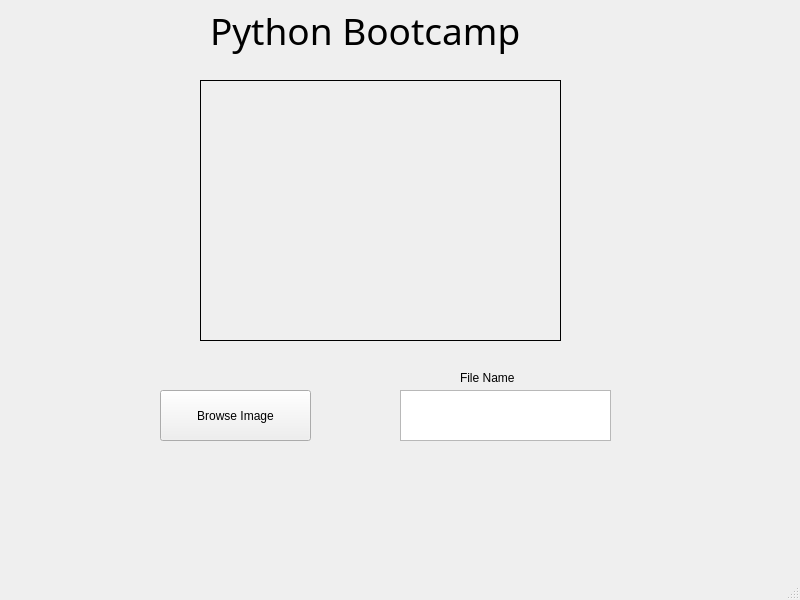
<?xml version="1.0" encoding="UTF-8"?>
<ui version="4.0">
 <class>MainWindow</class>
 <widget class="QMainWindow" name="MainWindow">
  <property name="geometry">
   <rect>
    <x>0</x>
    <y>0</y>
    <width>800</width>
    <height>600</height>
   </rect>
  </property>
  <property name="windowTitle">
   <string>MainWindow</string>
  </property>
  <widget class="QWidget" name="centralwidget">
   <widget class="QPushButton" name="BrowseImage">
    <property name="geometry">
     <rect>
      <x>160</x>
      <y>390</y>
      <width>151</width>
      <height>51</height>
     </rect>
    </property>
    <property name="text">
     <string>Browse Image</string>
    </property>
   </widget>
   <widget class="QLabel" name="imageLbl">
    <property name="geometry">
     <rect>
      <x>200</x>
      <y>80</y>
      <width>361</width>
      <height>261</height>
     </rect>
    </property>
    <property name="frameShape">
     <enum>QFrame::Box</enum>
    </property>
    <property name="text">
     <string/>
    </property>
   </widget>
   <widget class="QLabel" name="label_2">
    <property name="geometry">
     <rect>
      <x>210</x>
      <y>0</y>
      <width>361</width>
      <height>61</height>
     </rect>
    </property>
    <property name="font">
     <font>
      <family>Tempus Sans ITC</family>
      <pointsize>28</pointsize>
      <weight>50</weight>
      <italic>false</italic>
      <bold>false</bold>
     </font>
    </property>
    <property name="text">
     <string>Python Bootcamp</string>
    </property>
   </widget>
   <widget class="QLabel" name="label">
    <property name="geometry">
     <rect>
      <x>460</x>
      <y>370</y>
      <width>111</width>
      <height>16</height>
     </rect>
    </property>
    <property name="text">
     <string>File Name</string>
    </property>
   </widget>
   <widget class="QTextEdit" name="textEdit">
    <property name="geometry">
     <rect>
      <x>400</x>
      <y>390</y>
      <width>211</width>
      <height>51</height>
     </rect>
    </property>
    <property name="html">
     <string>&lt;!DOCTYPE HTML PUBLIC &quot;-//W3C//DTD HTML 4.0//EN&quot; &quot;http://www.w3.org/TR/REC-html40/strict.dtd&quot;&gt;
&lt;html&gt;&lt;head&gt;&lt;meta name=&quot;qrichtext&quot; content=&quot;1&quot; /&gt;&lt;style type=&quot;text/css&quot;&gt;
p, li { white-space: pre-wrap; }
&lt;/style&gt;&lt;/head&gt;&lt;body style=&quot; font-family:'MS Shell Dlg 2'; font-size:7.8pt; font-weight:400; font-style:normal;&quot;&gt;
&lt;p style=&quot;-qt-paragraph-type:empty; margin-top:0px; margin-bottom:0px; margin-left:0px; margin-right:0px; -qt-block-indent:0; text-indent:0px;&quot;&gt;&lt;br /&gt;&lt;/p&gt;&lt;/body&gt;&lt;/html&gt;</string>
    </property>
   </widget>
  </widget>
  <widget class="QMenuBar" name="menubar">
   <property name="geometry">
    <rect>
     <x>0</x>
     <y>0</y>
     <width>800</width>
     <height>26</height>
    </rect>
   </property>
  </widget>
  <widget class="QStatusBar" name="statusbar"/>
 </widget>
 <resources/>
 <connections/>
</ui>
